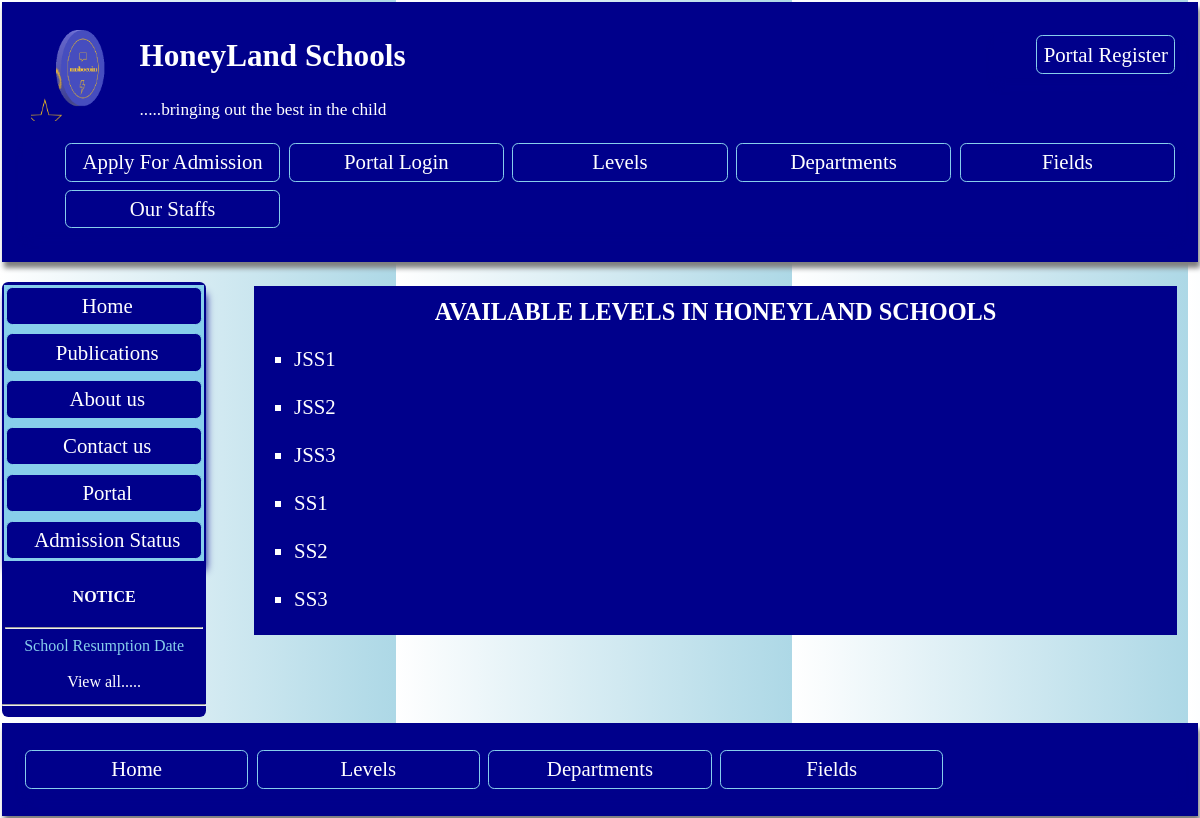
The app's page /levels/ with its own data.
### profiles/models.py (models this page shows, shortened)
class Logo(models.Model):
    name = models.CharField(max_length=200, null=True)
    image = models.ImageField(upload_to='media/')
    slug = models.SlugField(unique=True, null=True,  blank=True)

class Posts(models.Model):
    title = models.CharField(max_length=100, null=True)
    slug =models.SlugField(max_length=100)
    author =  models.ForeignKey(CustomUser, on_delete=models.CASCADE)
    description = models.TextField(max_length=1000)
    post_date = models.DateTimeField(auto_now_add=True)
    image = models.ImageField(upload_to='media/')
    class Meta:
        ordering = ['post_date']
        verbose_name = 'Publication'
        verbose_name_plural = 'Publications'

class Level(models.Model):
    class_name = models.CharField(max_length=200,  null=True)
    classform = models.ForeignKey(ClassForm, on_delete=models.CASCADE, blank=True, null=True, related_name='classform')
    slug = models.SlugField(null=True)
    class Meta:
        ordering = ['class_name']
        verbose_name = 'Class'
        verbose_name_plural = 'Classes'

### profiles/views.py (the view)
# urls.py: path('levels/', views.Level.as_view(), name= 'levels'),
class Level(ListView):
    model = Level
    template_name ='levels.html'
    context_object_name = 'levels'
    def get_context_data(self,  **kwargs):
        context = super().get_context_data(**kwargs)
        context['logo'] = Logo.objects.all()
        context['publications'] = Posts.objects.all()
        return context

### profiles/templates/levels.html
{% extends 'base.html' %}
{% block content  %}
<div class ='board' style=' color: white; background: darkblue; '>
     <h3 style='text-align: center; color: white; margin:1em; margin-bottom:0;  padding-top: 0.5em;' >AVAILABLE LEVELS IN HONEYLAND SCHOOLS</h3>
        <ul >
            {% for level in levels %}
      <li> {{level.class_name}} </li>
      <br>
{% endfor %}
        </ul>
    </div>
{% endblock  %}

### profiles/templates/base.html (shortened to what this page needs)
<head>
</head>
<body style ='margin: 0em; padding: 0.1em; font-size: 1.3em;  backgrund: skyblue;'>
    <header style= ' box-shadow: 2px 6px 5px grey;margin: 0em; padding-bottom: 0.5em; padding-left: 1em; padding-right: 1em; padding-top: 0.5em; max-height: 190em;
    background: darkblue; color: white;'>
    {% if request.user.is_authenticated or request.user.is_superuser  %}
    <ul class='nav' style='float: right; list-style-type: none;' >
   <li> <a  style ='color: white; ' href = '{% url "portal" %}'> Welcome {{request.user.first_name}} </a></li>
    </ul>
{% else %}
    <ul class='nav' style='float: right; list-style-type: none;' >
        <li> <a  style ='color: white; ' href = '{% url "portalregister" %}'> Portal Register </a></li>
         </ul>
    {% endif %}
    {% for log in logo  %}
    <img style="backgrond: skyblue; float: left; margin: 0.4em; width: 100px; height: 100px;" src ="{{log.image.url}}"  >
{% endfor %}
<p style='text-shadow: 2px  8px skyblue;'><h2 style='text-align: left; '><a style='color: white;' href='{% url "home" %}'>HoneyLand Schools</a></h2></p>
<p style='text-align: left'> <small> .....bringing out the best in the child </small></p>
<ul class='nav' style='list-style-type: none; display: grid; grid-gap: 0.2em; grid-template-columns: repeat(auto-fill, minmax(200px, 2fr));'>
    <li><a  style ='color: white; ' href ='{% url "apply" %}'> Apply For Admission </a></li>
    {% if   not request.user.is_authenticated %}
    <li><a  style ='color: white; ' href ='{% url "portallogin" %}'>Portal Login </a></li>
    {% endif %}
    <li> <a href ='{% url "levels" %}'> Levels </a> </li>
    <li> <a href ='{% url "departments" %}'> Departments </a> </li>
    <li><a href ='{% url "fields" %}'> Fields </a></li>
    <li><a href ='{% url "staffs" %}'> Our Staffs </a></li>
    </ul>
    </header>
<div class ='cover'>
<nav class='navigation'>
    <ul class ='aside' style =' padding:0;  list-style-type: none;'>
        <li><a href ='{% url "home" %}'> Home </a></li>
        <li><a href ='{% url "publist" %}'> Publications </a></li>
        <li> <a href ='{% url "aboutus" %}'> About us </a> </li>
        <li> <a href ='{% url "staffs" %}'> Contact us </a> </li>
        <li><a href ='{% url "portal" %}'> Portal </a></li>
        <li><a  style ='color: white; ' href ='{% url "admissionstat" %}'> Admission Status </a></li>
    </ul>
    <div style='text-align: center; margin-bottom: 0.5em; padding: 0.2em; background: darkblue; color: white;font-size: medium'>
        <h4 style='padding: 0em;'>NOTICE </h4><hr>
        {% for pub in publications %}
         <a  href='{% url "details" pub.slug  %}'> {{pub.title}}</a><br><br style='color: skyblue;'>
{% endfor %}
<p style='margin: 0em;'><a  style=' color: white; ' href='{% url "publist"  %}'> View all.....</a></p>
    </div>
    <hr>
</nav>
<section>
{% block content %}
{% endblock %}
</section>
</div>
<footer style= 'max-height: 18em; box-shadow: 2px 6px 5px grey; margin: 0em;
padding-left: 1em; padding-right: 1em; padding-top: 0.2em; padding-bottom: 0.2em;
    background: darkblue; color: white;'>
    <nav>
        <ul class ='nav' style =' padding:0; list-style-type: none; display: grid; grid-gap: 0.2em; grid-template-columns: repeat(auto-fill, minmax(200px, 2fr));'>
            <li><a href ='{% url "home" %}'> Home </a></li>
            <li> <a href ='{% url "levels" %}'> Levels </a> </li>
            <li> <a href ='{% url "departments" %}'> Departments </a> </li>
            <li><a href ='{% url "fields" %}'> Fields </a></li>
    </nav>
</footer>
</body>

### profiles/templates/base.html (style rules this page uses)
a { text-decoration: none; }
header { max-height: 15em; }
li { border-radius: 0.3em; }
body { background-image: repeating-linear-gradient(to right, white, lightblue 33%, white 33%); }
.cover { display: grid; grid-template-columns: 12fr; grid-gap: 1.3em; }
.navigation a { color: skyblue; }
.aside { display: grid; grid-gap: 0.2em; grid-template-columns: repeat(auto-fill, minmax(200px, 2fr)); background: skyblue; margin: 0.1em; text-align: center; box-shadow: 2px 9px 8px darkblue; }
.aside li { color: white; display: grid; grid-gap: 0.2em; grid-template-columns: repeat(auto-fill, minmax(200px, 2fr)); background: darkblue; margin: 0.1em; text-align: center; border: 1px solid skyblue; }
.aside li a { padding: 0.3em; color: white; }
section { padding-left: 1em; padding-right: 1em; }
.board ul { list-style-type: square; pdding: 0.4em; }
.navigation { border-radius: 0.3em; margin-top: 1em; max-height: 100%; background: darkblue; margin-bottom: 0.3em; }
.nav { box-shadow: 2px 9px 8px darkblue; }
.nav li { color: white; background: darkblue; margin: 0.1em; text-align: center; border: 1px solid skyblue; }
.nav li a { padding: 0.3em; display: block; color: white; }
@media (min-width:800px) { .cover { display: grid; grid-template-columns: 2fr 10fr; grid-gap: 1.3em; } }
@media (min-width:800px) { .aside { background: skyblue; } }
@media (min-width:800px) { .navigation a { color: skyblue; } }
@media (min-width:800px) { .aside { box-shadow: 2px 9px 8px darkblue; } }
@media (min-width:800px) { .aside li { color: white; background: darkblue; margin: 0.1em; text-align: center; border: 1px solid skyblue; } }
@media (min-width:800px) { .aside li a { padding: 0.3em; display: block; color: white; } }

### records on screen
Logo: image (picture)
Posts: title "School Resumption Date"
Level: class_name "JSS1"
Level: class_name "JSS2"
Level: class_name "JSS3"
Level: class_name "SS1"
Level: class_name "SS2"
Level: class_name "SS3"
